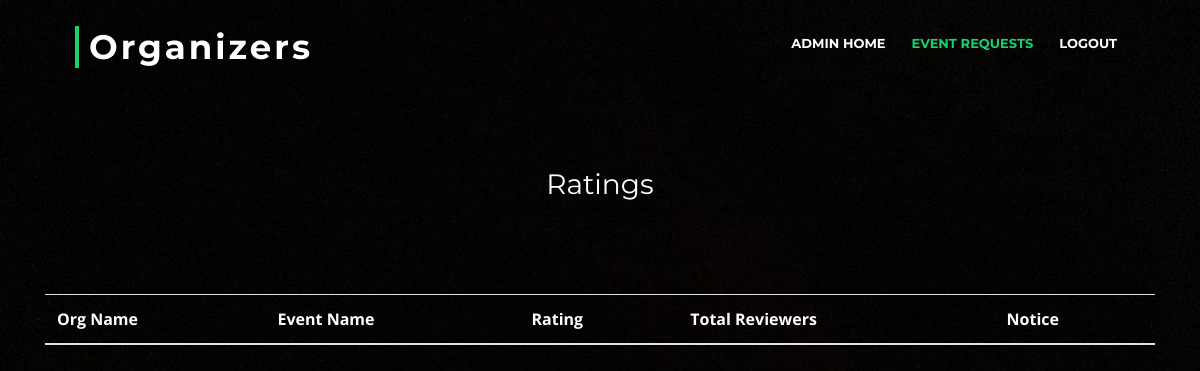
The app's page /org.php (signed in), older data.
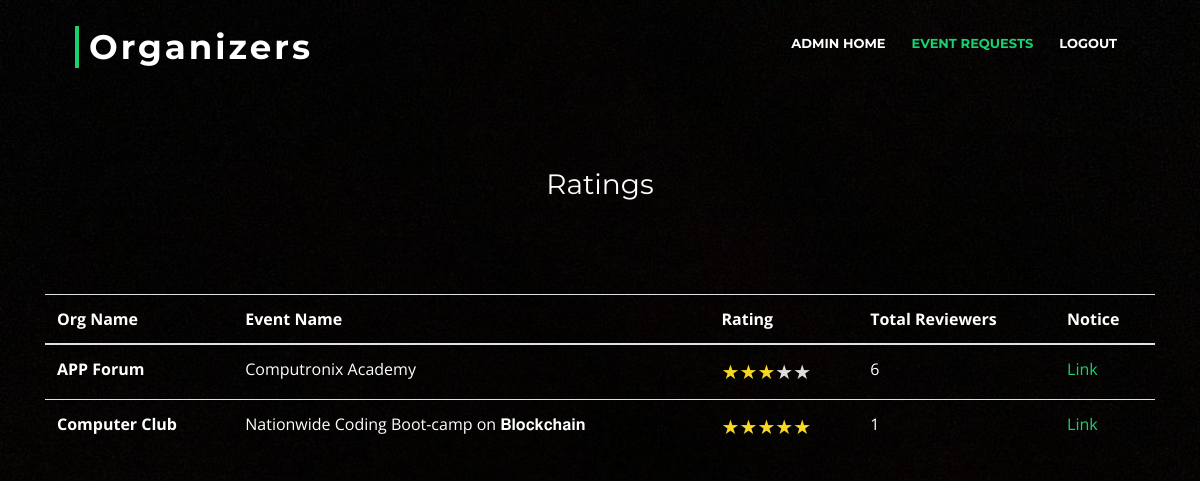
The same page, newer data.
### tables this page shows
CREATE TABLE `events` (
  `EventID` int(11) NOT NULL,
  `EventName` varchar(100) NOT NULL,
  `EventDescription` varchar(500) NOT NULL,
  `EventGuest` varchar(500) NOT NULL,
  `EventBudget` varchar(50) NOT NULL,
  `EventFileBanner` varchar(100) DEFAULT NULL,
  `ShortDescription` varchar(100) DEFAULT NULL,
  `OrganizerID` int(11) DEFAULT NULL
);

CREATE TABLE `organizer` (
  `OrganizerID` int(11) NOT NULL,
  `OrganizerName` varchar(100) NOT NULL,
  `OrganizerEmail` varchar(50) NOT NULL,
  `OrganizerContactNumber` varchar(20) NOT NULL,
  `OrganizerFileLogo` varchar(100) DEFAULT NULL,
  `OrganizerDescription` varchar(500) NOT NULL,
  `OrganizerPass` varchar(100) DEFAULT NULL
);

### org.php (the view, shortened to what this page needs)
<?php
    $servername = "localhost";
    $username = "root";
    $password = "";
    $database = "eventadministration";
    $conn = mysqli_connect($servername,$username,$password,$database);
    ?>
<!DOCTYPE html>
<html>
<head>
  <link href="lib/bootstrap/css/bootstrap.min.css" rel="stylesheet">
  <link href="lib/font-awesome/css/font-awesome.min.css" rel="stylesheet">
  <link href="lib/animate/animate.min.css" rel="stylesheet">
  <link href="lib/ionicons/css/ionicons.min.css" rel="stylesheet">
  <link href="lib/owlcarousel/assets/owl.carousel.min.css" rel="stylesheet">
  <link href="lib/lightbox/css/lightbox.min.css" rel="stylesheet">
  <link href="css/style.css" rel="stylesheet">
</head>
<body>
	<br><br><br><br><br>
	<header id="header">
    <div class="container-fluid">
      <div id="logo" class="pull-left">
        <h1><a href="#intro" class="scrollto">Organizers</a></h1>
      </div>
      <nav id="nav-menu-container">
        <ul class="nav-menu">
          <li><a href="welcomeadmin.php">Admin Home</a></li>
          <li class="menu-active"><a href="eventreq.php">Event Requests</a></li>
		  <li><a href="logout.php">Logout</a></li>
        </ul>
      </nav>
    </div>
	</header>
	<br><br>
    <div style="text-align:center">
    <h3 class="page-header">Ratings</h3>
    </div>
    <br><br>
    <div class="container my-4">
  <table class="table" id="myTable">
  <thead>
    <tr>
      <th scope="col">Org Name</th>
      <th scope="col">Event Name</th>
      <th scope="col">Rating</th>
      <th scope="col">Total Reviewers</th>
      <th scope="col">Notice</th>
    </tr>
  </thead>
  <tbody>
  <?php
       $que = "SELECT organizer.OrganizerID as oid,events.EventID as eid ,OrganizerName,EventName,AVG(Rating),COUNT(Pid) as total
       FROM events JOIN organizer ON organizer.OrganizerID=events.OrganizerID
                      JOIN feedback_ on feedback_.EventID=events.EventID
      GROUP BY feedback_.EventID";
       $res = mysqli_query($conn,$que);
       while($row = mysqli_fetch_assoc($res))
       {
          echo "<tr>
          <th scope='row'>". $row['OrganizerName']. "</th>
          <td>". $row['EventName'] . "</td>
          <td>";
           for ($i = 1; $i <= 5; $i++) {
            echo "<span class='star " . (($i <= $row['AVG(Rating)']) ? 'filled' : '') . "'>&#9733;</span>";
        } echo"</td>
          <td>". $row['total'] . "</td>
          <td><a href='notice.php?oid=". $row['oid'] ."&oname=".$row['OrganizerName']."&eid=".$row['eid']."&ename=".$row['EventName']."'>Link</a></td>
        </tr>";
       }
 ?>
  </tbody>
</table>
<br> <br>
</body>
</html>

Row changes from the older to the newer data that the page shows:
added events: OrganizerID.OrganizerName "APP Forum", EventName "Computronix Academy", total "6"
added events: OrganizerID.OrganizerName "Computer Club", EventName "Nationwide Coding Boot-camp on 𝐁𝐥𝐨𝐜𝐤𝐜𝐡𝐚𝐢𝐧", total "1"
